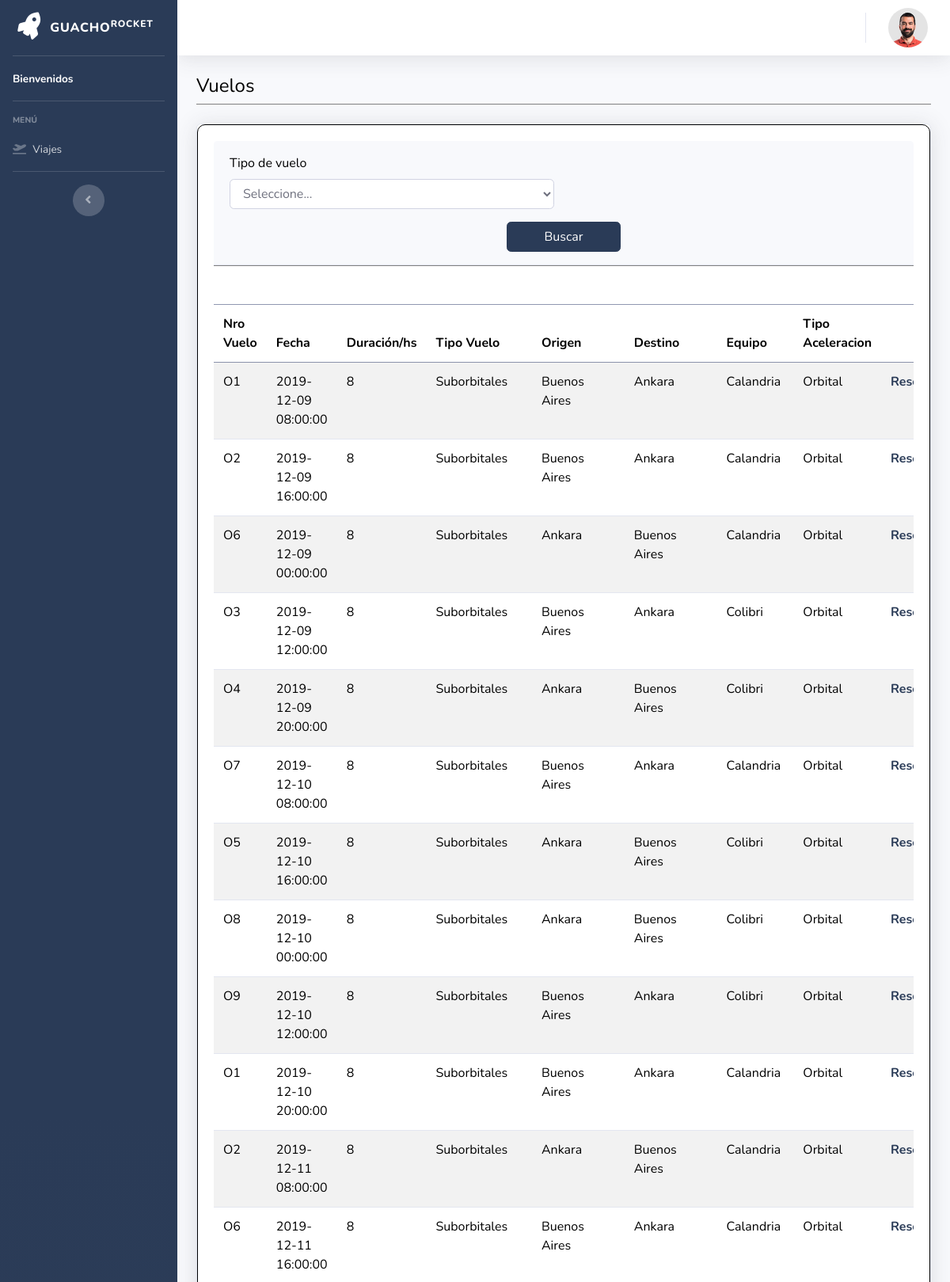
The page /vista/vista_cliente.php (signed in, upper part) on the database its author committed.
### tables this page shows
CREATE TABLE vuelo (
  id_vuelo int(11) NOT NULL,
  duracion double DEFAULT NULL,
  fecha datetime DEFAULT NULL,
  cod_equipo int(11) NOT NULL,
  cod_tipo_vuelo int(11) NOT NULL,
  cod_trayecto int(11) NOT NULL,
  costo double (20,2) NOT null,
  cod_estado int(11) 
);

CREATE TABLE equipo (
  id_equipo int(11) NOT NULL,
  modelo varchar(100) NOT NULL,
  matricula varchar(100) NOT NULL,
  cod_tipo_equipo varchar(100) NOT NULL,
  capacidad_total int(4) NOT NULL,
  capacidad_cabinaF int(4) NOT NULL,
  capacidad_cabinaG int(4) NOT NULL,
  capacidad_cabinaS int(4) NOT NULL
);

CREATE TABLE tipo_vuelo (
  id_tipo_vuelo int(11) NOT NULL,
  descripcion varchar(100) NOT NULL
);

CREATE TABLE `estacion` (
  `id_estacion` int(11) NOT NULL,
  `nombre` varchar(200) NOT NULL,
  cod_tipo_vuelo int(11) NOT NULL
);

### htdocs/modelo/modelo_cliente.php (called while the page is built, shortened)
<?php
function getVuelos(){
    $conn = getConexion();
    $sql="SELECT v.id_vuelo, v.fecha, v.duracion, t.descripcion as tipo_vuelo, estO.nombre origen,  estD.nombre destino, q.modelo, q.matricula, q.cod_tipo_equipo as tipo_aceleracion
             FROM vuelo v
                JOIN tipo_vuelo t on t.id_tipo_vuelo = v.cod_tipo_vuelo
                JOIN equipo q on q.id_equipo = v.cod_equipo
                JOIN trayecto tra on tra.id_trayecto = v.cod_trayecto
                JOIN estacion estO on estO.id_estacion = tra.cod_estacion_origen
                JOIN estacion estD on estD.id_estacion = tra.cod_estacion_destino;";
    $result=mysqli_query($conn,$sql);
    $vuelos = Array();
    if(mysqli_num_rows($result)> 0)
    {
        while ($row=mysqli_fetch_assoc($result))
        {
            $vuelo = Array();
            $vuelo['matricula'] = $row["matricula"];
            $vuelo['fecha'] = $row["fecha"];
            $vuelo['duracion'] = $row["duracion"];
            $vuelo['tipo_vuelo'] = $row["tipo_vuelo"];
            $vuelo['origen'] = $row["origen"];
            $vuelo['destino'] = $row["destino"];
            $vuelo['modelo'] = $row["modelo"];
            $vuelo['tipo_aceleracion'] = $row["tipo_aceleracion"];
            $vuelo['id'] = $row["id_vuelo"];
            $vuelos[] = $vuelo;
        }
    }
    else{
        echo "No se encontro coincidencias";
    }
    return $vuelos;
}

### htdocs/controlador/controlador_cliente.php (called while the page is built, shortened)
<?php
include("../modelo/modelo_cliente.php");
if(isset($_GET["submit"])){
    $tipoVuelo = $_GET['tipo_vuelo'];
    $fdesde = $_GET['fdesde'];
    $fhasta = $_GET['fhasta'];
    if(isset($_GET['origen'])){
        $origen = $_GET['origen'];
    }
    if(isset( $_GET['destino'])){
        $destino = $_GET['destino'];
    }
    if($tipoVuelo != 0){
        if($tipoVuelo != 4){
            if($origen == $destino){
                echo "<script>alert('El destino de la estación no puede ser igual a la de origen.');window.location.href=\"../vista/vista_cliente.php\"</script>";
            }
            if(($tipoVuelo == 2 || $tipoVuelo == 3) && ($origen == 10 || $origen == 11) && ($destino == 10 || $destino == 11)){
                echo "<script>alert('Si eligió Bs As o Ankara el destino no puede ser una estación de la Tierra');window.location.href=\"../vista/vista_cliente.php\"</script>";
            }
            $vuelos = getVuelosConFiltro($tipoVuelo, $fdesde, $fhasta, $origen, $destino);
        } else{
            $vuelos = getVuelosConFiltro($tipoVuelo, $fdesde, $fhasta, "", "");
        }
        include("../vista/vista_cliente.php");
    }else{
        echo "<script>alert('Elija un tipo de vuelo');window.location.href=\"../vista/vista_cliente.php\"</script>";
    }
}else {
    $vuelos = getVuelos();
}

### htdocs/vista/vista_cliente.php (the view, shortened to what this page needs)
<?php
include("../header.php");
if(!isset($_GET['submit'])){
    include("../controlador/controlador_cliente.php");
}
if(isset($_SESSION["email"])) {
  $email =  $_SESSION["email"];
} else{
    echo "<div class=\"card shadow mb-4\">
    <div class=\"card-header py-3\">
        <h6 style=\"font-weight: bold;\">Para poder reservar algún vuelo, debe iniciar sesión o registrarse.</h6>
    </div>
</div>";
}
?>
<div class="row page-title-header">
    <div class="col-12">
        <div class="page-header">
            <h4 class="page-title">Vuelos </h4>
        </div>
    </div>
</div>
<div class="row">
    <div class="col-md-12">
        <div class="separador"></div>
    </div>
</div>
<br>
<div class="card shadow mb-4">
    <div class="card-body">
        <div class="card-header py-3">
            <form method="get" action="../controlador/controlador_cliente.php">
                <div class="row">
                    <div class="col-6">
                        <div class="form-group">
                            <label>Tipo de vuelo</label>
                            <select class="form-control" name="tipo_vuelo" id='tipo_vuelo' onchange='tipoDeVuelo(this.value)' >
                                <option value="0">Seleccione...</option>
                            </select>
                        </div>
                    </div>
                </div>
                <div class="row">
                    <button class="btn btn-primary col-2 offset-5" name="submit" type="submit">Buscar</button>
                </div>
            </form>
        </div>
        <div class="row">
            <div class="col-12">
                <div class="separador"></div>
            </div>
        </div>
        <br>
        <br>
        <div class="table-responsive">
            <table class="table table-striped" id="dataTable" width="100%" cellspacing="0">
                <thead>
                <tr>
                    <th>Nro Vuelo</th>
                    <th>Fecha</th>
                    <th>Duración/hs</th>
                    <th>Tipo Vuelo</th>
                    <th>Origen</th>
                    <th>Destino</th>
                    <th>Equipo</th>
                    <th>Tipo Aceleracion</th>
                    <th></th>
                </tr>
                </thead>
                <tbody>
                <?php
                    foreach ($vuelos as $vuelo){
                        if(isset($email)){
                            $reserva = "<a style='color: #2a3b57; font-weight: bold;' href='../vista/vista_CrearReserva.php?vuelo=".$vuelo['id']."&matricula=".$vuelo['matricula'] ."'>Reservar</a>";
                        }
                        else{
                            $reserva = "";
                        }
                        $hoy = date("Y-m-d H:i:s");
                        if($hoy < $vuelo['fecha']){
                            echo "<tr>
                             <td>".$vuelo['matricula']."</td>
                             <td>".$vuelo['fecha']."</td>
                             <td>".$vuelo['duracion']."</td>
                             <td>".$vuelo['tipo_vuelo']."</td>
                             <td>".$vuelo['origen']."</td>
                             <td>".$vuelo['destino']."</td>
                             <td>".$vuelo['modelo']."</td>
                             <td>".$vuelo['tipo_aceleracion']."</td>
                             <td>".$reserva."</td>
                         </tr>";
                        }
                    }
                ?>
                </tbody>
            </table>
        </div>
    </div>
</div>
<?php
include_once("../footer.php");
?>

### htdocs/assets/css/style.css (style rules this page uses)
:root { --input-padding-x: 1.5rem; --input-padding-y: 0.75rem; }
.btn-primary { color: #fff; background-color: #2a3b57!important; border-color: #2a3b57!important; }
:root { --input-padding-x: 1.5rem; --input-padding-y: .75rem; }
body { background: white; }
.separador { border-bottom: 1px solid grey; }
.table thead th { border-bottom: 1px solid #4c58809e!important; }
.table th { border-top: 1px solid #4c58809e!important; }

### rows shown on the page
vuelo: cod_equipo.matricula "O1", fecha "2019-12-09 08:00:00", duracion "8", cod_tipo_vuelo.descripcion "Suborbitales", estacion.nombre "Buenos Aires", estacion.nombre "Ankara", cod_equipo.modelo "Calandria", cod_equipo.cod_tipo_equipo "Orbital"
vuelo: cod_equipo.matricula "O2", fecha "2019-12-09 16:00:00", duracion "8", cod_tipo_vuelo.descripcion "Suborbitales", estacion.nombre "Buenos Aires", estacion.nombre "Ankara", cod_equipo.modelo "Calandria", cod_equipo.cod_tipo_equipo "Orbital"
vuelo: cod_equipo.matricula "O6", fecha "2019-12-09 00:00:00", duracion "8", cod_tipo_vuelo.descripcion "Suborbitales", estacion.nombre "Ankara", estacion.nombre "Buenos Aires", cod_equipo.modelo "Calandria", cod_equipo.cod_tipo_equipo "Orbital"
vuelo: cod_equipo.matricula "O3", fecha "2019-12-09 12:00:00", duracion "8", cod_tipo_vuelo.descripcion "Suborbitales", estacion.nombre "Buenos Aires", estacion.nombre "Ankara", cod_equipo.modelo "Colibri", cod_equipo.cod_tipo_equipo "Orbital"
vuelo: cod_equipo.matricula "O4", fecha "2019-12-09 20:00:00", duracion "8", cod_tipo_vuelo.descripcion "Suborbitales", estacion.nombre "Ankara", estacion.nombre "Buenos Aires", cod_equipo.modelo "Colibri", cod_equipo.cod_tipo_equipo "Orbital"
vuelo: cod_equipo.matricula "O7", fecha "2019-12-10 08:00:00", duracion "8", cod_tipo_vuelo.descripcion "Suborbitales", estacion.nombre "Buenos Aires", estacion.nombre "Ankara", cod_equipo.modelo "Calandria", cod_equipo.cod_tipo_equipo "Orbital"
vuelo: cod_equipo.matricula "O5", fecha "2019-12-10 16:00:00", duracion "8", cod_tipo_vuelo.descripcion "Suborbitales", estacion.nombre "Ankara", estacion.nombre "Buenos Aires", cod_equipo.modelo "Colibri", cod_equipo.cod_tipo_equipo "Orbital"
vuelo: cod_equipo.matricula "O8", fecha "2019-12-10 00:00:00", duracion "8", cod_tipo_vuelo.descripcion "Suborbitales", estacion.nombre "Ankara", estacion.nombre "Buenos Aires", cod_equipo.modelo "Colibri", cod_equipo.cod_tipo_equipo "Orbital"
vuelo: cod_equipo.matricula "O9", fecha "2019-12-10 12:00:00", duracion "8", cod_tipo_vuelo.descripcion "Suborbitales", estacion.nombre "Buenos Aires", estacion.nombre "Ankara", cod_equipo.modelo "Colibri", cod_equipo.cod_tipo_equipo "Orbital"
vuelo: cod_equipo.matricula "O1", fecha "2019-12-10 20:00:00", duracion "8", cod_tipo_vuelo.descripcion "Suborbitales", estacion.nombre "Buenos Aires", estacion.nombre "Ankara", cod_equipo.modelo "Calandria", cod_equipo.cod_tipo_equipo "Orbital"
vuelo: cod_equipo.matricula "O2", fecha "2019-12-11 08:00:00", duracion "8", cod_tipo_vuelo.descripcion "Suborbitales", estacion.nombre "Ankara", estacion.nombre "Buenos Aires", cod_equipo.modelo "Calandria", cod_equipo.cod_tipo_equipo "Orbital"
vuelo: cod_equipo.matricula "O6", fecha "2019-12-11 16:00:00", duracion "8", cod_tipo_vuelo.descripcion "Suborbitales", estacion.nombre "Buenos Aires", estacion.nombre "Ankara", cod_equipo.modelo "Calandria", cod_equipo.cod_tipo_equipo "Orbital"
